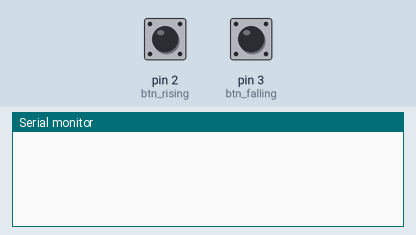
A sketch run on a simulated Arduino Uno, built with avr-gcc and run on an emulated ATmega328P. On the bench: the last lines printed to the serial monitor. The inputs (shaded band) are chosen by the test bench; at power-on: pin 2 (btn_rising) LOW, pin 3 (btn_falling) HIGH.

Above: at 1.2 s.
1.3 s: pin 2 (btn_rising) pulled HIGH for 0.15 s
At 2.0 s:
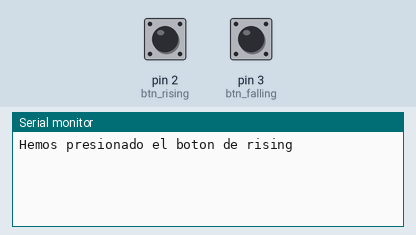
2.9 s: pin 3 (btn_falling) pulled LOW for 0.15 s
At 4.4 s:
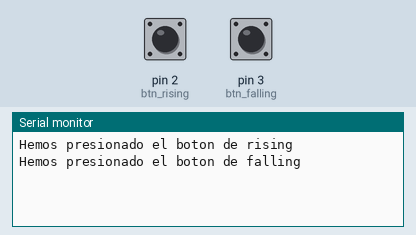

Measured:
- after the input at 1.3 s, the serial monitor: prints a new line at once (image 1)
- after the input at 2.9 s, the serial monitor: prints a new line at once (image 2)

The sketch:

ISR_Externas_Arduino.ino
```cpp
/*
 * Fundación Kinal
 * Centro Educativo Técnico Labral Kinal
 * Electrónica
 * Grado: Quinto
 * Sección: A
 * Curso: Taller de Electrónica Digital y Reparación de Computadoras I
 * Nombre: Carlos Alexander Quim Chapaz
 * Carné: 2019172 
 * Proyecto: Uso de Interrupciones externas - Bimeste III
*/

//Directivas de Propocesador
#define btn_rising  2 //pin 2 utilizado para una interrupción externa para rising
#define btn_falling 3 //pin 3 utilizado para una interrupción externa para falling

//Funciones ISR
/*ISR = interrupt services routine
 * Estas son las funciones que van a ser llamadas al dispararse una interrupción externa
 *
 * NOTA: Las funciones deben de ser sin retorno y sin parametrods
*/

void funcion_ISR_falling(void);
void funcion_ISR_rising(void);

void setup() {
  Serial.begin(19200); //Inicion de comunicación serial
  pinMode(btn_rising, INPUT);
  pinMode(btn_falling, INPUT);
  attachInterrupt(digitalPinToInterrupt(btn_rising),funcion_ISR_rising,RISING); //Anclar la interrupcion del pin 2 a una funcion de ISR, disparado por el flanco
  attachInterrupt(digitalPinToInterrupt(btn_falling),funcion_ISR_falling,FALLING); //Anclar la interrupcion del pin 2 a una funcion de ISR, disparado por el flanco
}

void loop() {
  // put your main code here, to run repeatedly:
}


//Funciones ISR
void funcion_ISR_rising(void){
  //Cuando se dispara la interrupcion por RISING
  Serial.println("Hemos presionado el boton de rising");

}

void funcion_ISR_falling(void){
  //Cuando se dispara la interrupcion por FALLING
  Serial.println("Hemos presionado el boton de falling");
}
```
